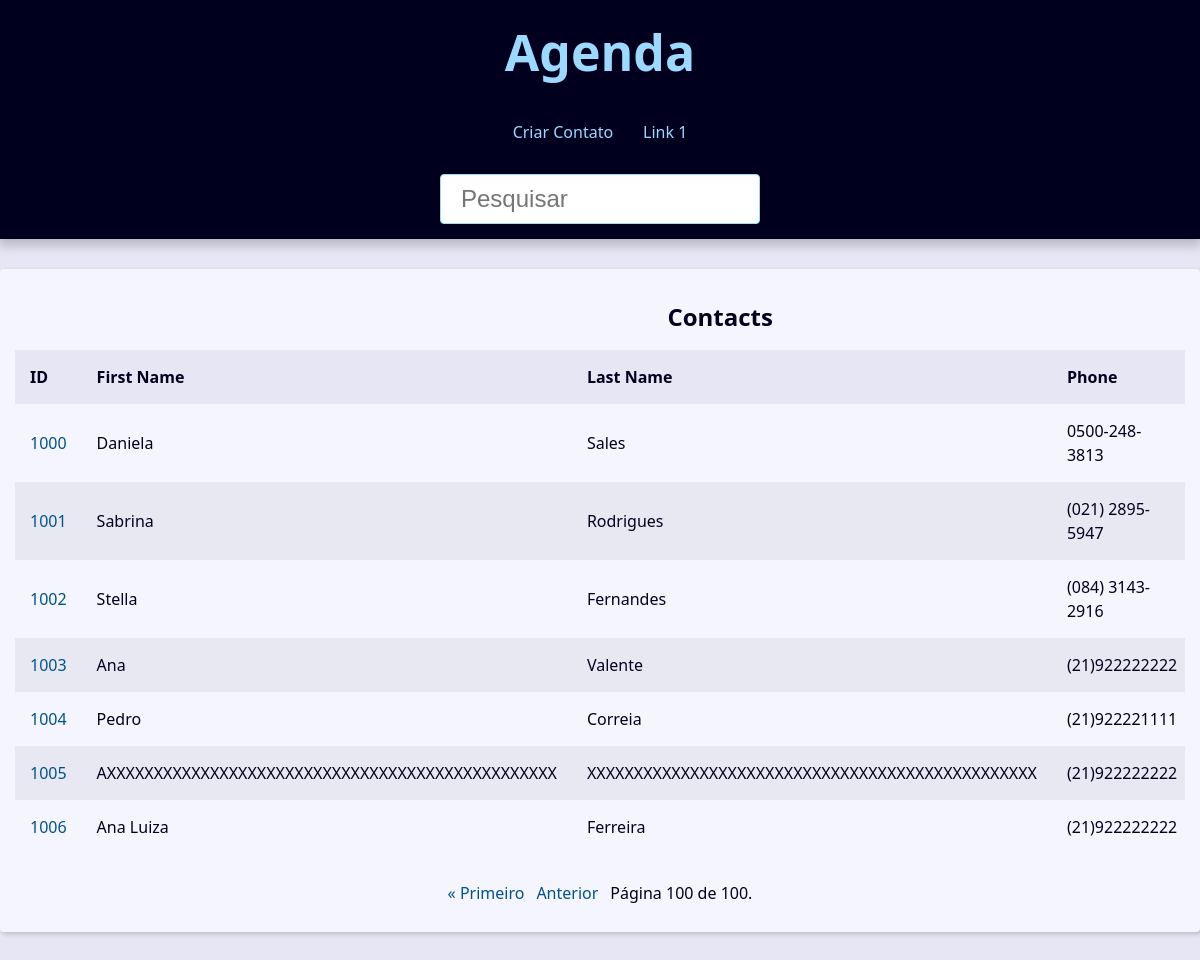
Page /?page=100&q= on the committed database.
### contact/models.py (models this page shows, shortened)
class Contact(models.Model):
    class Meta:
        verbose_name='Contact'
        verbose_name_plural='Contacts'
    first_name = models.CharField(max_length=50)
    last_name = models.CharField(max_length=50)
    phone = models.CharField(max_length=50)
    email = models.EmailField(max_length=254)
    created_date = models.DateTimeField(default=timezone.now)
    description = models.TextField(blank=True)
    show = models.BooleanField(default=True)
    picture = models.ImageField(blank=True, upload_to='pictures/%Y/%m/')
    category = models.ForeignKey(
        Category,
        on_delete=models.SET_NULL,
        blank=True,
        null=True
    )
    owner = models.ForeignKey(
        User,
        on_delete=models.SET_NULL,
        blank=True,
        null=True
    )

### contact/views/contact_views.py (the view)
# urls.py: path('', views.index, name="index"),
def index(request):
    contacts = Contact.objects.filter(show=True)
    paginator = Paginator(contacts, 10)
    page_number = request.GET.get("page")
    page_obj = paginator.get_page(page_number)
    context = {
        'page_obj': page_obj,
        'site_title': 'Contatos - ',
    }
    return render(request, 'contact/index.html', context)

### contact/templates/contact/index.html (shortened to what this page needs)
{% extends 'global/base.html' %}
{% block content %}
{% if page_obj %}
    <div class="responsive-table">
        <table class="contacts-table">
            <caption class="table-caption">
                Contacts
            </caption>
            <thead>
                <tr class="table-row table-row-header">
                    <th class="table-header">ID</th>
                    <th class="table-header">First Name</th>
                    <th class="table-header">Last Name</th>
                    <th class="table-header">Phone</th>
                </tr>
            </thead>
            <tbody>
                {% for c in page_obj %}
                    <tr class="table-row">
                        <td class="table-cel">
                            <a href="{% url 'contact:contact' c.id %}" class="table-link">
                                {{c.id}}
                            </a>
                        </td>
                        <td class="table-cel">{{c.first_name}}</td>
                        <td class="table-cel">{{c.last_name}}</td>
                        <td class="table-cel">{{c.phone}}</td>
                    </tr>
                {% endfor %}
            </tbody>
        </table>
    </div>
{% else %}
<div class="single-contact">
    <h1 class="single-contact-name">
        Nenhum contato encontrado
    </h1>
</div>
{% endif %}
{% endblock content %}

### base_static/global/css/style.css (style rules this page uses)
:root { --spacing: 1.5rem; --link-dark-color: rgb(0, 83, 134); --link-light-color: rgb(156, 217, 255); --clr-white: rgb(245, 245, 255); --clr-black: rgb(0, 0, 30); --clr-light-gray: rgb(230, 230, 245); --clr-dark-shadow-5: rgba(0, 0, 10, 5%); --clr-dark-shadow-10: rgba(0, 0, 10, 10%); --clr-dark-shadow-20: rgba(0, 0, 10, 20%); --clr-light-shadow-5: rgba(200, 200, 255, 5%); --clr-light-shadow-10: rgba(200, 200, 255, 10%); --clr-light-shadow-20: rgba(200, 200, 255, 20%); --main-page-width: 120rem; --table-min-width: 60rem; --biggest-font-size: 5rem; --bigger-font-size: 4rem; --big-font-size: 3.2rem; --medium-font-size: 2.4rem; --small-font-size: 1.6rem; --smaller-font-size: 1.4rem; --smallest-font-size: 1.2rem; --transition-fast: 300ms; --transition-medium: 600ms; --transition-slow: 1s; --default-border-radius: 4px; }
*, *::before, *::after { margin: 0; padding: 0; box-sizing: border-box; }
html { font-size: 62.5%; }
body { font-family: system-ui, -apple-system, BlinkMacSystemFont, 'Segoe UI', Roboto, Oxygen, Ubuntu, Cantarell, 'Open Sans', 'Helvetica Neue', sans-serif; line-height: 1.5; font-size: var(--small-font-size); color: var(--clr-black); -webkit-font-smoothing: antialiased; background: var(--clr-light-gray); }
.responsive-table { width: 100%; overflow-x: auto; }
.contacts-table { width: 100%; min-width: var(--table-min-width); border-collapse: collapse; }
.table-caption { font-size: var(--medium-font-size); font-weight: bold; padding: var(--spacing); }
.table-row { text-align: left; text-overflow: ellipsis; transition: background-color var(--transition-fast) ease-in-out; }
.table-row:nth-of-type(2n) { background: var(--clr-dark-shadow-5); }
.table-row-header { background: var(--clr-light-gray); color: var(--clr-black); }
.table-cel, .table-header { padding: var(--spacing); }
.table-link { color: var(--link-dark-color); transition: color var(--transition-fast) ease-in-out; text-decoration: none; }

### rows in the picture
Contact: id "1000", first_name "Daniela", last_name "Sales", phone "0500-248-3813"
Contact: id "1001", first_name "Sabrina", last_name "Rodrigues", phone "(021) 2895-5947"
Contact: id "1002", first_name "Stella", last_name "Fernandes", phone "(084) 3143-2916"
Contact: id "1003", first_name "Ana", last_name "Valente", phone "(21)922222222"
Contact: id "1004", first_name "Pedro", last_name "Correia", phone "(21)922221111"
Contact: id "1005", first_name "AXXXXXXXXXXXXXXXXXXXXXXXXXXXXXXXXXXXXXXXXXXXXXXXX", last_name "XXXXXXXXXXXXXXXXXXXXXXXXXXXXXXXXXXXXXXXXXXXXXXXX", phone "(21)922222222"
Contact: id "1006", first_name "Ana Luiza", last_name "Ferreira", phone "(21)922222222"

### other values in the picture
{{ page_obj.number }} "100"
{{ page_obj.paginator.num_pages }} "100"
